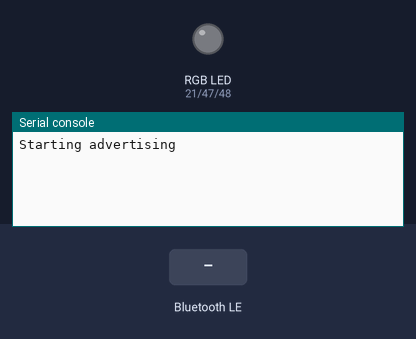
The program below on a simulated ESP32 board running MicroPython. Parts: an RGB LED mixed from three pins (HIGH = lit), the last lines printed to the serial console. Inputs (shaded band) come from the test bench. Nothing arrives over Bluetooth unless stated.

Above: at 1.2 s.
1.3 s: "RGB" written over Bluetooth
At 2.2 s:
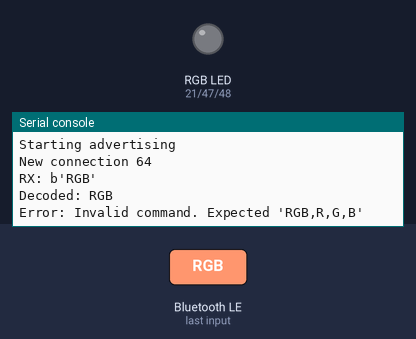
2.8 s: "1" written over Bluetooth
At 3.3 s:
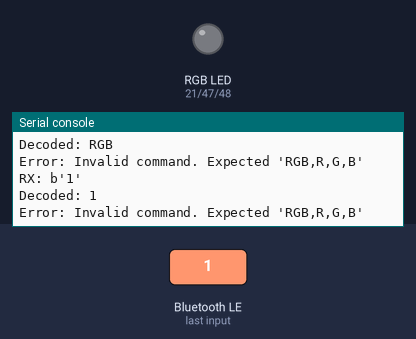
4.3 s: "on" written over Bluetooth
At 5.7 s:
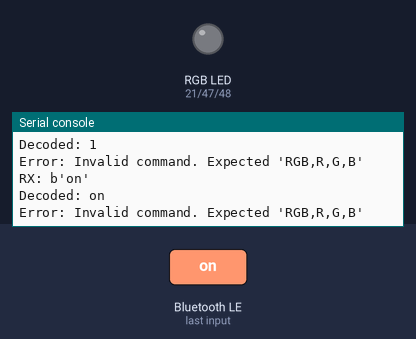

Measured:
- after the input at 1.3 s, the serial console: prints a new line at once (image 1)
- after the input at 2.8 s, the serial console: prints a new line after 0.06 s (image 2)
- after the input at 4.3 s, the serial console: prints a new line after 0.06 s (image 3)

The program:

6-2._____________RGB_LED___3.py
```python
import bluetooth,ble_simple_peripheral
import time
from machine import Pin, PWM

ble = bluetooth.BLE()
p = ble_simple_peripheral.BLESimplePeripheral(ble,name='pyD_1234')

LED_RED = PWM(Pin(21), freq=1000, duty=0)
LED_GREEN = PWM(Pin(47), freq=1000, duty=0)
LED_BLUE = PWM(Pin(48), freq=1000, duty=0)

def on_rx(read):
    print("RX:", read)

    decoded_data = read.decode('utf-8').strip()
    print("Decoded:", decoded_data)

    split_data = decoded_data.split(",")

    if len(split_data) == 4 and split_data[0] == "RGB":
        r = int(split_data[1])
        g = int(split_data[2])
        b = int(split_data[3])
        LED_RED.duty(r)
        LED_GREEN.duty(g)
        LED_BLUE.duty(b)
        print(f"Setting RGB LED to Red: {r}, Green: {g}, Blue: {b}")

    else:
        print("Error: Invalid command. Expected 'RGB,R,G,B'")

p.on_write(on_rx)

try:
    while True:
        time.sleep(1.0)
except :
    pass
```
